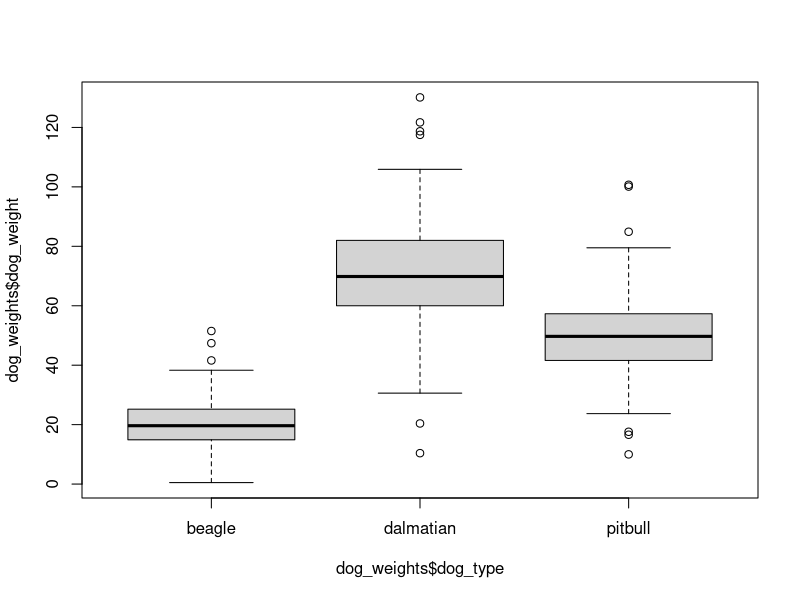
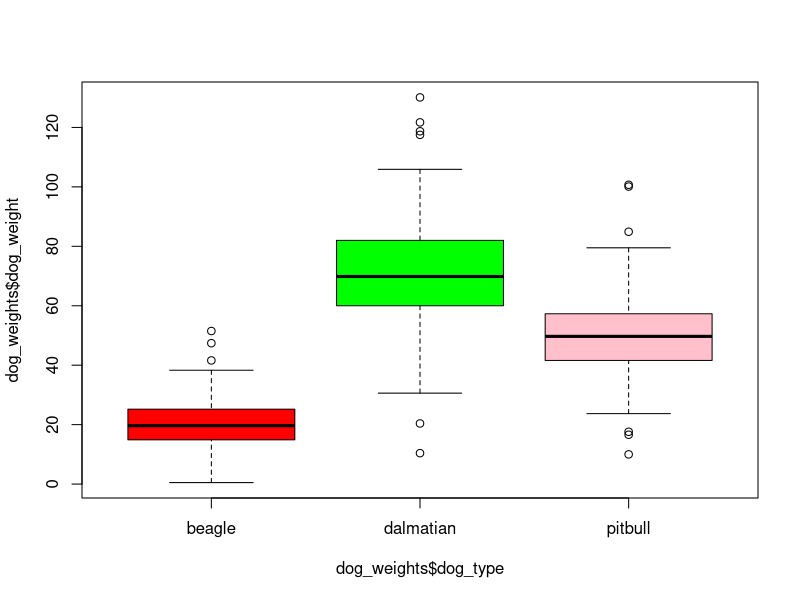
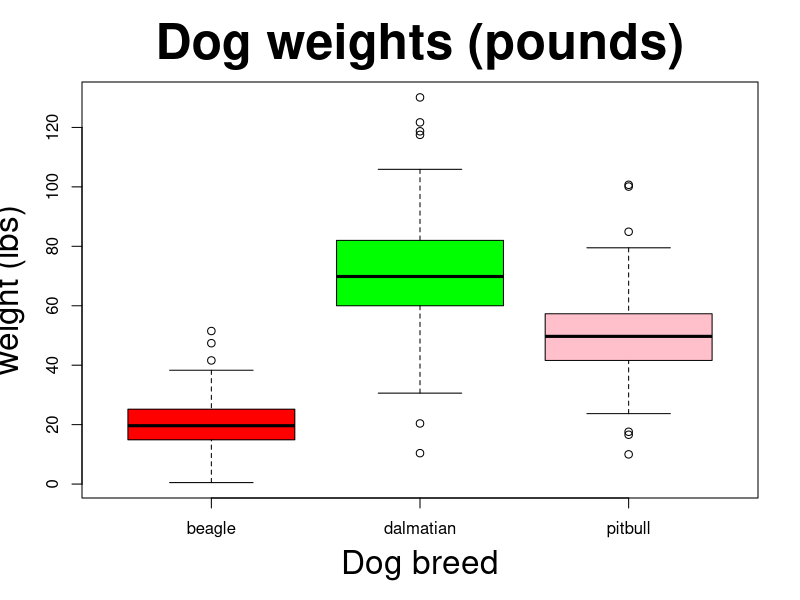
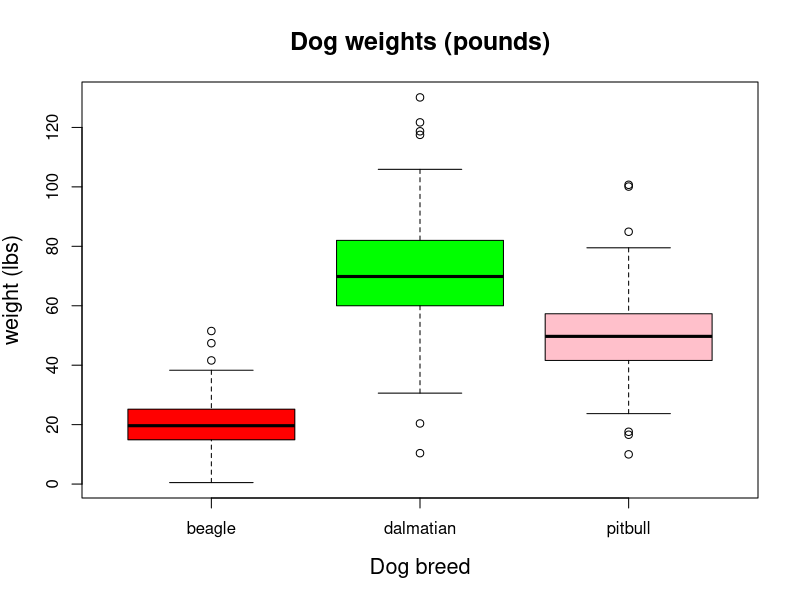

These charts were generated, in order, by the following R code:
#myDogAnlaysis.R

#read in the dog weight file

dog_weights <- read.csv("data/dog_weights.csv")

#make a boxplot separating values by breed

boxplot(dog_weights$dog_weight ~ dog_weights$dog_type)

#color each box a different color

boxplot(dog_weights$dog_weight ~ dog_weights$dog_type, col = c("red", "green", "pink"))

#add a title, y axis and legend

boxplot(dog_weights$dog_weight ~ dog_weights$dog_type, 
        col = c("red", "green", "pink"), 
        main = "Dog weights (pounds)",
        ylab = "weight (lbs)",
        xlab = "Dog breed",
        cex.lab = 2,
        cex.main = 3
        )

#save it as a pdf

pdf("dog_weights.pdf", width = 4, height = 4)

boxplot(dog_weights$dog_weight ~ dog_weights$dog_type, 
        col = c("red", "green", "pink"), 
        main = "Dog weights (pounds)",
        ylab = "weight (lbs)",
        xlab = "Dog breed",
        cex.lab = 1.3,
        cex.main = 1.5
)

dev.off()

#select beagles

library(dplyr)

dog_weights |>
  filter(dog_type == "beagle") |>
  summarise(mean_weight = mean(dog_weight))


dog_weights |>
  filter(dog_type == "beagle")
beagles <- dog_weights |>
  filter(dog_type == "beagle")

beagles
t.test(beagles$dog_weight)
t.test(beagles$dog_weight, mu = 21)
